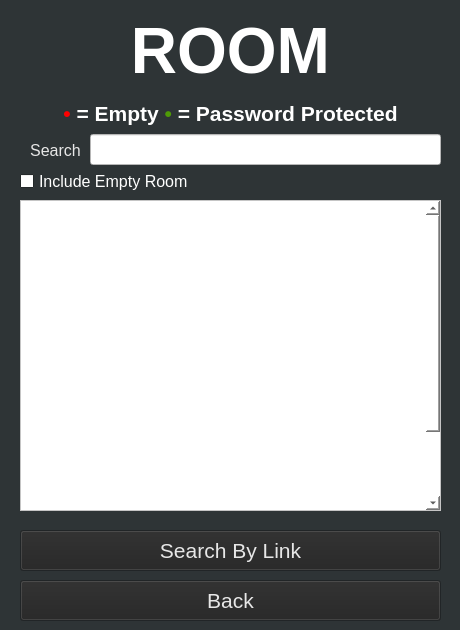
<?xml version="1.0" encoding="UTF-8"?>
<ui version="4.0">
 <class>WindowControl</class>
 <widget class="QWidget" name="WindowControl">
  <property name="geometry">
   <rect>
    <x>0</x>
    <y>0</y>
    <width>460</width>
    <height>630</height>
   </rect>
  </property>
  <property name="sizePolicy">
   <sizepolicy hsizetype="Fixed" vsizetype="Fixed">
    <horstretch>0</horstretch>
    <verstretch>0</verstretch>
   </sizepolicy>
  </property>
  <property name="minimumSize">
   <size>
    <width>460</width>
    <height>630</height>
   </size>
  </property>
  <property name="maximumSize">
   <size>
    <width>460</width>
    <height>630</height>
   </size>
  </property>
  <property name="palette">
   <palette>
    <active>
     <colorrole role="WindowText">
      <brush brushstyle="SolidPattern">
       <color alpha="255">
        <red>255</red>
        <green>255</green>
        <blue>255</blue>
       </color>
      </brush>
     </colorrole>
     <colorrole role="Button">
      <brush brushstyle="SolidPattern">
       <color alpha="255">
        <red>46</red>
        <green>52</green>
        <blue>54</blue>
       </color>
      </brush>
     </colorrole>
     <colorrole role="Light">
      <brush brushstyle="SolidPattern">
       <color alpha="255">
        <red>69</red>
        <green>78</green>
        <blue>81</blue>
       </color>
      </brush>
     </colorrole>
     <colorrole role="Midlight">
      <brush brushstyle="SolidPattern">
       <color alpha="255">
        <red>57</red>
        <green>65</green>
        <blue>67</blue>
       </color>
      </brush>
     </colorrole>
     <colorrole role="Dark">
      <brush brushstyle="SolidPattern">
       <color alpha="255">
        <red>23</red>
        <green>26</green>
        <blue>27</blue>
       </color>
      </brush>
     </colorrole>
     <colorrole role="Mid">
      <brush brushstyle="SolidPattern">
       <color alpha="255">
        <red>30</red>
        <green>34</green>
        <blue>36</blue>
       </color>
      </brush>
     </colorrole>
     <colorrole role="Text">
      <brush brushstyle="SolidPattern">
       <color alpha="255">
        <red>255</red>
        <green>255</green>
        <blue>255</blue>
       </color>
      </brush>
     </colorrole>
     <colorrole role="BrightText">
      <brush brushstyle="SolidPattern">
       <color alpha="255">
        <red>255</red>
        <green>255</green>
        <blue>255</blue>
       </color>
      </brush>
     </colorrole>
     <colorrole role="ButtonText">
      <brush brushstyle="SolidPattern">
       <color alpha="255">
        <red>255</red>
        <green>255</green>
        <blue>255</blue>
       </color>
      </brush>
     </colorrole>
     <colorrole role="Base">
      <brush brushstyle="SolidPattern">
       <color alpha="255">
        <red>0</red>
        <green>0</green>
        <blue>0</blue>
       </color>
      </brush>
     </colorrole>
     <colorrole role="Window">
      <brush brushstyle="SolidPattern">
       <color alpha="255">
        <red>46</red>
        <green>52</green>
        <blue>54</blue>
       </color>
      </brush>
     </colorrole>
     <colorrole role="Shadow">
      <brush brushstyle="SolidPattern">
       <color alpha="255">
        <red>0</red>
        <green>0</green>
        <blue>0</blue>
       </color>
      </brush>
     </colorrole>
     <colorrole role="AlternateBase">
      <brush brushstyle="SolidPattern">
       <color alpha="255">
        <red>23</red>
        <green>26</green>
        <blue>27</blue>
       </color>
      </brush>
     </colorrole>
     <colorrole role="ToolTipBase">
      <brush brushstyle="SolidPattern">
       <color alpha="255">
        <red>255</red>
        <green>255</green>
        <blue>220</blue>
       </color>
      </brush>
     </colorrole>
     <colorrole role="ToolTipText">
      <brush brushstyle="SolidPattern">
       <color alpha="255">
        <red>0</red>
        <green>0</green>
        <blue>0</blue>
       </color>
      </brush>
     </colorrole>
    </active>
    <inactive>
     <colorrole role="WindowText">
      <brush brushstyle="SolidPattern">
       <color alpha="255">
        <red>255</red>
        <green>255</green>
        <blue>255</blue>
       </color>
      </brush>
     </colorrole>
     <colorrole role="Button">
      <brush brushstyle="SolidPattern">
       <color alpha="255">
        <red>46</red>
        <green>52</green>
        <blue>54</blue>
       </color>
      </brush>
     </colorrole>
     <colorrole role="Light">
      <brush brushstyle="SolidPattern">
       <color alpha="255">
        <red>69</red>
        <green>78</green>
        <blue>81</blue>
       </color>
      </brush>
     </colorrole>
     <colorrole role="Midlight">
      <brush brushstyle="SolidPattern">
       <color alpha="255">
        <red>57</red>
        <green>65</green>
        <blue>67</blue>
       </color>
      </brush>
     </colorrole>
     <colorrole role="Dark">
      <brush brushstyle="SolidPattern">
       <color alpha="255">
        <red>23</red>
        <green>26</green>
        <blue>27</blue>
       </color>
      </brush>
     </colorrole>
     <colorrole role="Mid">
      <brush brushstyle="SolidPattern">
       <color alpha="255">
        <red>30</red>
        <green>34</green>
        <blue>36</blue>
       </color>
      </brush>
     </colorrole>
     <colorrole role="Text">
      <brush brushstyle="SolidPattern">
       <color alpha="255">
        <red>255</red>
        <green>255</green>
        <blue>255</blue>
       </color>
      </brush>
     </colorrole>
     <colorrole role="BrightText">
      <brush brushstyle="SolidPattern">
       <color alpha="255">
        <red>255</red>
        <green>255</green>
        <blue>255</blue>
       </color>
      </brush>
     </colorrole>
     <colorrole role="ButtonText">
      <brush brushstyle="SolidPattern">
       <color alpha="255">
        <red>255</red>
        <green>255</green>
        <blue>255</blue>
       </color>
      </brush>
     </colorrole>
     <colorrole role="Base">
      <brush brushstyle="SolidPattern">
       <color alpha="255">
        <red>0</red>
        <green>0</green>
        <blue>0</blue>
       </color>
      </brush>
     </colorrole>
     <colorrole role="Window">
      <brush brushstyle="SolidPattern">
       <color alpha="255">
        <red>46</red>
        <green>52</green>
        <blue>54</blue>
       </color>
      </brush>
     </colorrole>
     <colorrole role="Shadow">
      <brush brushstyle="SolidPattern">
       <color alpha="255">
        <red>0</red>
        <green>0</green>
        <blue>0</blue>
       </color>
      </brush>
     </colorrole>
     <colorrole role="AlternateBase">
      <brush brushstyle="SolidPattern">
       <color alpha="255">
        <red>23</red>
        <green>26</green>
        <blue>27</blue>
       </color>
      </brush>
     </colorrole>
     <colorrole role="ToolTipBase">
      <brush brushstyle="SolidPattern">
       <color alpha="255">
        <red>255</red>
        <green>255</green>
        <blue>220</blue>
       </color>
      </brush>
     </colorrole>
     <colorrole role="ToolTipText">
      <brush brushstyle="SolidPattern">
       <color alpha="255">
        <red>0</red>
        <green>0</green>
        <blue>0</blue>
       </color>
      </brush>
     </colorrole>
    </inactive>
    <disabled>
     <colorrole role="WindowText">
      <brush brushstyle="SolidPattern">
       <color alpha="255">
        <red>23</red>
        <green>26</green>
        <blue>27</blue>
       </color>
      </brush>
     </colorrole>
     <colorrole role="Button">
      <brush brushstyle="SolidPattern">
       <color alpha="255">
        <red>46</red>
        <green>52</green>
        <blue>54</blue>
       </color>
      </brush>
     </colorrole>
     <colorrole role="Light">
      <brush brushstyle="SolidPattern">
       <color alpha="255">
        <red>69</red>
        <green>78</green>
        <blue>81</blue>
       </color>
      </brush>
     </colorrole>
     <colorrole role="Midlight">
      <brush brushstyle="SolidPattern">
       <color alpha="255">
        <red>57</red>
        <green>65</green>
        <blue>67</blue>
       </color>
      </brush>
     </colorrole>
     <colorrole role="Dark">
      <brush brushstyle="SolidPattern">
       <color alpha="255">
        <red>23</red>
        <green>26</green>
        <blue>27</blue>
       </color>
      </brush>
     </colorrole>
     <colorrole role="Mid">
      <brush brushstyle="SolidPattern">
       <color alpha="255">
        <red>30</red>
        <green>34</green>
        <blue>36</blue>
       </color>
      </brush>
     </colorrole>
     <colorrole role="Text">
      <brush brushstyle="SolidPattern">
       <color alpha="255">
        <red>23</red>
        <green>26</green>
        <blue>27</blue>
       </color>
      </brush>
     </colorrole>
     <colorrole role="BrightText">
      <brush brushstyle="SolidPattern">
       <color alpha="255">
        <red>255</red>
        <green>255</green>
        <blue>255</blue>
       </color>
      </brush>
     </colorrole>
     <colorrole role="ButtonText">
      <brush brushstyle="SolidPattern">
       <color alpha="255">
        <red>23</red>
        <green>26</green>
        <blue>27</blue>
       </color>
      </brush>
     </colorrole>
     <colorrole role="Base">
      <brush brushstyle="SolidPattern">
       <color alpha="255">
        <red>46</red>
        <green>52</green>
        <blue>54</blue>
       </color>
      </brush>
     </colorrole>
     <colorrole role="Window">
      <brush brushstyle="SolidPattern">
       <color alpha="255">
        <red>46</red>
        <green>52</green>
        <blue>54</blue>
       </color>
      </brush>
     </colorrole>
     <colorrole role="Shadow">
      <brush brushstyle="SolidPattern">
       <color alpha="255">
        <red>0</red>
        <green>0</green>
        <blue>0</blue>
       </color>
      </brush>
     </colorrole>
     <colorrole role="AlternateBase">
      <brush brushstyle="SolidPattern">
       <color alpha="255">
        <red>46</red>
        <green>52</green>
        <blue>54</blue>
       </color>
      </brush>
     </colorrole>
     <colorrole role="ToolTipBase">
      <brush brushstyle="SolidPattern">
       <color alpha="255">
        <red>255</red>
        <green>255</green>
        <blue>220</blue>
       </color>
      </brush>
     </colorrole>
     <colorrole role="ToolTipText">
      <brush brushstyle="SolidPattern">
       <color alpha="255">
        <red>0</red>
        <green>0</green>
        <blue>0</blue>
       </color>
      </brush>
     </colorrole>
    </disabled>
   </palette>
  </property>
  <property name="windowTitle">
   <string>Form</string>
  </property>
  <widget class="QScrollArea" name="RMscrollArea">
   <property name="geometry">
    <rect>
     <x>20</x>
     <y>200</y>
     <width>421</width>
     <height>311</height>
    </rect>
   </property>
   <property name="autoFillBackground">
    <bool>false</bool>
   </property>
   <property name="styleSheet">
    <string notr="true">background-color: rgb(255, 255, 255);</string>
   </property>
   <property name="verticalScrollBarPolicy">
    <enum>Qt::ScrollBarAsNeeded</enum>
   </property>
   <property name="horizontalScrollBarPolicy">
    <enum>Qt::ScrollBarAlwaysOff</enum>
   </property>
   <property name="sizeAdjustPolicy">
    <enum>QAbstractScrollArea::AdjustToContents</enum>
   </property>
   <property name="widgetResizable">
    <bool>true</bool>
   </property>
   <widget class="QWidget" name="scrollAreaWidgetContents">
    <property name="geometry">
     <rect>
      <x>0</x>
      <y>0</y>
      <width>405</width>
      <height>400</height>
     </rect>
    </property>
    <property name="sizePolicy">
     <sizepolicy hsizetype="Preferred" vsizetype="Minimum">
      <horstretch>0</horstretch>
      <verstretch>0</verstretch>
     </sizepolicy>
    </property>
    <property name="minimumSize">
     <size>
      <width>0</width>
      <height>400</height>
     </size>
    </property>
    <widget class="QLabel" name="RMListDisplay">
     <property name="geometry">
      <rect>
       <x>5</x>
       <y>0</y>
       <width>411</width>
       <height>141</height>
      </rect>
     </property>
     <property name="sizePolicy">
      <sizepolicy hsizetype="Fixed" vsizetype="Minimum">
       <horstretch>0</horstretch>
       <verstretch>0</verstretch>
      </sizepolicy>
     </property>
     <property name="font">
      <font>
       <pointsize>18</pointsize>
      </font>
     </property>
     <property name="styleSheet">
      <string notr="true"/>
     </property>
     <property name="text">
      <string/>
     </property>
     <property name="textFormat">
      <enum>Qt::RichText</enum>
     </property>
     <property name="alignment">
      <set>Qt::AlignLeading|Qt::AlignLeft|Qt::AlignTop</set>
     </property>
     <property name="wordWrap">
      <bool>true</bool>
     </property>
    </widget>
   </widget>
  </widget>
  <widget class="QLineEdit" name="RMlineEdit">
   <property name="geometry">
    <rect>
     <x>90</x>
     <y>134</y>
     <width>351</width>
     <height>31</height>
    </rect>
   </property>
   <property name="palette">
    <palette>
     <active>
      <colorrole role="WindowText">
       <brush brushstyle="SolidPattern">
        <color alpha="255">
         <red>0</red>
         <green>0</green>
         <blue>0</blue>
        </color>
       </brush>
      </colorrole>
      <colorrole role="Button">
       <brush brushstyle="SolidPattern">
        <color alpha="255">
         <red>255</red>
         <green>255</green>
         <blue>255</blue>
        </color>
       </brush>
      </colorrole>
      <colorrole role="Light">
       <brush brushstyle="SolidPattern">
        <color alpha="255">
         <red>255</red>
         <green>255</green>
         <blue>255</blue>
        </color>
       </brush>
      </colorrole>
      <colorrole role="Midlight">
       <brush brushstyle="SolidPattern">
        <color alpha="255">
         <red>255</red>
         <green>255</green>
         <blue>255</blue>
        </color>
       </brush>
      </colorrole>
      <colorrole role="Dark">
       <brush brushstyle="SolidPattern">
        <color alpha="255">
         <red>127</red>
         <green>127</green>
         <blue>127</blue>
        </color>
       </brush>
      </colorrole>
      <colorrole role="Mid">
       <brush brushstyle="SolidPattern">
        <color alpha="255">
         <red>170</red>
         <green>170</green>
         <blue>170</blue>
        </color>
       </brush>
      </colorrole>
      <colorrole role="Text">
       <brush brushstyle="SolidPattern">
        <color alpha="255">
         <red>0</red>
         <green>0</green>
         <blue>0</blue>
        </color>
       </brush>
      </colorrole>
      <colorrole role="BrightText">
       <brush brushstyle="SolidPattern">
        <color alpha="255">
         <red>255</red>
         <green>255</green>
         <blue>255</blue>
        </color>
       </brush>
      </colorrole>
      <colorrole role="ButtonText">
       <brush brushstyle="SolidPattern">
        <color alpha="255">
         <red>0</red>
         <green>0</green>
         <blue>0</blue>
        </color>
       </brush>
      </colorrole>
      <colorrole role="Base">
       <brush brushstyle="SolidPattern">
        <color alpha="255">
         <red>255</red>
         <green>255</green>
         <blue>255</blue>
        </color>
       </brush>
      </colorrole>
      <colorrole role="Window">
       <brush brushstyle="SolidPattern">
        <color alpha="255">
         <red>255</red>
         <green>255</green>
         <blue>255</blue>
        </color>
       </brush>
      </colorrole>
      <colorrole role="Shadow">
       <brush brushstyle="SolidPattern">
        <color alpha="255">
         <red>0</red>
         <green>0</green>
         <blue>0</blue>
        </color>
       </brush>
      </colorrole>
      <colorrole role="AlternateBase">
       <brush brushstyle="SolidPattern">
        <color alpha="255">
         <red>255</red>
         <green>255</green>
         <blue>255</blue>
        </color>
       </brush>
      </colorrole>
      <colorrole role="ToolTipBase">
       <brush brushstyle="SolidPattern">
        <color alpha="255">
         <red>255</red>
         <green>255</green>
         <blue>220</blue>
        </color>
       </brush>
      </colorrole>
      <colorrole role="ToolTipText">
       <brush brushstyle="SolidPattern">
        <color alpha="255">
         <red>0</red>
         <green>0</green>
         <blue>0</blue>
        </color>
       </brush>
      </colorrole>
     </active>
     <inactive>
      <colorrole role="WindowText">
       <brush brushstyle="SolidPattern">
        <color alpha="255">
         <red>0</red>
         <green>0</green>
         <blue>0</blue>
        </color>
       </brush>
      </colorrole>
      <colorrole role="Button">
       <brush brushstyle="SolidPattern">
        <color alpha="255">
         <red>255</red>
         <green>255</green>
         <blue>255</blue>
        </color>
       </brush>
      </colorrole>
      <colorrole role="Light">
       <brush brushstyle="SolidPattern">
        <color alpha="255">
         <red>255</red>
         <green>255</green>
         <blue>255</blue>
        </color>
       </brush>
      </colorrole>
      <colorrole role="Midlight">
       <brush brushstyle="SolidPattern">
        <color alpha="255">
         <red>255</red>
         <green>255</green>
         <blue>255</blue>
        </color>
       </brush>
      </colorrole>
      <colorrole role="Dark">
       <brush brushstyle="SolidPattern">
        <color alpha="255">
         <red>127</red>
         <green>127</green>
         <blue>127</blue>
        </color>
       </brush>
      </colorrole>
      <colorrole role="Mid">
       <brush brushstyle="SolidPattern">
        <color alpha="255">
         <red>170</red>
         <green>170</green>
         <blue>170</blue>
        </color>
       </brush>
      </colorrole>
      <colorrole role="Text">
       <brush brushstyle="SolidPattern">
        <color alpha="255">
         <red>0</red>
         <green>0</green>
         <blue>0</blue>
        </color>
       </brush>
      </colorrole>
      <colorrole role="BrightText">
       <brush brushstyle="SolidPattern">
        <color alpha="255">
         <red>255</red>
         <green>255</green>
         <blue>255</blue>
        </color>
       </brush>
      </colorrole>
      <colorrole role="ButtonText">
       <brush brushstyle="SolidPattern">
        <color alpha="255">
         <red>0</red>
         <green>0</green>
         <blue>0</blue>
        </color>
       </brush>
      </colorrole>
      <colorrole role="Base">
       <brush brushstyle="SolidPattern">
        <color alpha="255">
         <red>255</red>
         <green>255</green>
         <blue>255</blue>
        </color>
       </brush>
      </colorrole>
      <colorrole role="Window">
       <brush brushstyle="SolidPattern">
        <color alpha="255">
         <red>255</red>
         <green>255</green>
         <blue>255</blue>
        </color>
       </brush>
      </colorrole>
      <colorrole role="Shadow">
       <brush brushstyle="SolidPattern">
        <color alpha="255">
         <red>0</red>
         <green>0</green>
         <blue>0</blue>
        </color>
       </brush>
      </colorrole>
      <colorrole role="AlternateBase">
       <brush brushstyle="SolidPattern">
        <color alpha="255">
         <red>255</red>
         <green>255</green>
         <blue>255</blue>
        </color>
       </brush>
      </colorrole>
      <colorrole role="ToolTipBase">
       <brush brushstyle="SolidPattern">
        <color alpha="255">
         <red>255</red>
         <green>255</green>
         <blue>220</blue>
        </color>
       </brush>
      </colorrole>
      <colorrole role="ToolTipText">
       <brush brushstyle="SolidPattern">
        <color alpha="255">
         <red>0</red>
         <green>0</green>
         <blue>0</blue>
        </color>
       </brush>
      </colorrole>
     </inactive>
     <disabled>
      <colorrole role="WindowText">
       <brush brushstyle="SolidPattern">
        <color alpha="255">
         <red>127</red>
         <green>127</green>
         <blue>127</blue>
        </color>
       </brush>
      </colorrole>
      <colorrole role="Button">
       <brush brushstyle="SolidPattern">
        <color alpha="255">
         <red>255</red>
         <green>255</green>
         <blue>255</blue>
        </color>
       </brush>
      </colorrole>
      <colorrole role="Light">
       <brush brushstyle="SolidPattern">
        <color alpha="255">
         <red>255</red>
         <green>255</green>
         <blue>255</blue>
        </color>
       </brush>
      </colorrole>
      <colorrole role="Midlight">
       <brush brushstyle="SolidPattern">
        <color alpha="255">
         <red>255</red>
         <green>255</green>
         <blue>255</blue>
        </color>
       </brush>
      </colorrole>
      <colorrole role="Dark">
       <brush brushstyle="SolidPattern">
        <color alpha="255">
         <red>127</red>
         <green>127</green>
         <blue>127</blue>
        </color>
       </brush>
      </colorrole>
      <colorrole role="Mid">
       <brush brushstyle="SolidPattern">
        <color alpha="255">
         <red>170</red>
         <green>170</green>
         <blue>170</blue>
        </color>
       </brush>
      </colorrole>
      <colorrole role="Text">
       <brush brushstyle="SolidPattern">
        <color alpha="255">
         <red>127</red>
         <green>127</green>
         <blue>127</blue>
        </color>
       </brush>
      </colorrole>
      <colorrole role="BrightText">
       <brush brushstyle="SolidPattern">
        <color alpha="255">
         <red>255</red>
         <green>255</green>
         <blue>255</blue>
        </color>
       </brush>
      </colorrole>
      <colorrole role="ButtonText">
       <brush brushstyle="SolidPattern">
        <color alpha="255">
         <red>127</red>
         <green>127</green>
         <blue>127</blue>
        </color>
       </brush>
      </colorrole>
      <colorrole role="Base">
       <brush brushstyle="SolidPattern">
        <color alpha="255">
         <red>255</red>
         <green>255</green>
         <blue>255</blue>
        </color>
       </brush>
      </colorrole>
      <colorrole role="Window">
       <brush brushstyle="SolidPattern">
        <color alpha="255">
         <red>255</red>
         <green>255</green>
         <blue>255</blue>
        </color>
       </brush>
      </colorrole>
      <colorrole role="Shadow">
       <brush brushstyle="SolidPattern">
        <color alpha="255">
         <red>0</red>
         <green>0</green>
         <blue>0</blue>
        </color>
       </brush>
      </colorrole>
      <colorrole role="AlternateBase">
       <brush brushstyle="SolidPattern">
        <color alpha="255">
         <red>255</red>
         <green>255</green>
         <blue>255</blue>
        </color>
       </brush>
      </colorrole>
      <colorrole role="ToolTipBase">
       <brush brushstyle="SolidPattern">
        <color alpha="255">
         <red>255</red>
         <green>255</green>
         <blue>220</blue>
        </color>
       </brush>
      </colorrole>
      <colorrole role="ToolTipText">
       <brush brushstyle="SolidPattern">
        <color alpha="255">
         <red>0</red>
         <green>0</green>
         <blue>0</blue>
        </color>
       </brush>
      </colorrole>
     </disabled>
    </palette>
   </property>
   <property name="text">
    <string/>
   </property>
  </widget>
  <widget class="QCheckBox" name="RMcheckBox">
   <property name="geometry">
    <rect>
     <x>20</x>
     <y>170</y>
     <width>421</width>
     <height>23</height>
    </rect>
   </property>
   <property name="palette">
    <palette>
     <active>
      <colorrole role="WindowText">
       <brush brushstyle="SolidPattern">
        <color alpha="255">
         <red>255</red>
         <green>255</green>
         <blue>255</blue>
        </color>
       </brush>
      </colorrole>
      <colorrole role="Button">
       <brush brushstyle="SolidPattern">
        <color alpha="255">
         <red>46</red>
         <green>52</green>
         <blue>54</blue>
        </color>
       </brush>
      </colorrole>
      <colorrole role="Light">
       <brush brushstyle="SolidPattern">
        <color alpha="255">
         <red>69</red>
         <green>78</green>
         <blue>81</blue>
        </color>
       </brush>
      </colorrole>
      <colorrole role="Midlight">
       <brush brushstyle="SolidPattern">
        <color alpha="255">
         <red>57</red>
         <green>65</green>
         <blue>67</blue>
        </color>
       </brush>
      </colorrole>
      <colorrole role="Dark">
       <brush brushstyle="SolidPattern">
        <color alpha="255">
         <red>23</red>
         <green>26</green>
         <blue>27</blue>
        </color>
       </brush>
      </colorrole>
      <colorrole role="Mid">
       <brush brushstyle="SolidPattern">
        <color alpha="255">
         <red>30</red>
         <green>34</green>
         <blue>36</blue>
        </color>
       </brush>
      </colorrole>
      <colorrole role="Text">
       <brush brushstyle="SolidPattern">
        <color alpha="255">
         <red>0</red>
         <green>0</green>
         <blue>0</blue>
        </color>
       </brush>
      </colorrole>
      <colorrole role="BrightText">
       <brush brushstyle="SolidPattern">
        <color alpha="255">
         <red>255</red>
         <green>255</green>
         <blue>255</blue>
        </color>
       </brush>
      </colorrole>
      <colorrole role="ButtonText">
       <brush brushstyle="SolidPattern">
        <color alpha="255">
         <red>255</red>
         <green>255</green>
         <blue>255</blue>
        </color>
       </brush>
      </colorrole>
      <colorrole role="Base">
       <brush brushstyle="SolidPattern">
        <color alpha="255">
         <red>255</red>
         <green>255</green>
         <blue>255</blue>
        </color>
       </brush>
      </colorrole>
      <colorrole role="Window">
       <brush brushstyle="SolidPattern">
        <color alpha="255">
         <red>46</red>
         <green>52</green>
         <blue>54</blue>
        </color>
       </brush>
      </colorrole>
      <colorrole role="Shadow">
       <brush brushstyle="SolidPattern">
        <color alpha="255">
         <red>0</red>
         <green>0</green>
         <blue>0</blue>
        </color>
       </brush>
      </colorrole>
      <colorrole role="AlternateBase">
       <brush brushstyle="SolidPattern">
        <color alpha="255">
         <red>23</red>
         <green>26</green>
         <blue>27</blue>
        </color>
       </brush>
      </colorrole>
      <colorrole role="ToolTipBase">
       <brush brushstyle="SolidPattern">
        <color alpha="255">
         <red>255</red>
         <green>255</green>
         <blue>220</blue>
        </color>
       </brush>
      </colorrole>
      <colorrole role="ToolTipText">
       <brush brushstyle="SolidPattern">
        <color alpha="255">
         <red>0</red>
         <green>0</green>
         <blue>0</blue>
        </color>
       </brush>
      </colorrole>
     </active>
     <inactive>
      <colorrole role="WindowText">
       <brush brushstyle="SolidPattern">
        <color alpha="255">
         <red>255</red>
         <green>255</green>
         <blue>255</blue>
        </color>
       </brush>
      </colorrole>
      <colorrole role="Button">
       <brush brushstyle="SolidPattern">
        <color alpha="255">
         <red>46</red>
         <green>52</green>
         <blue>54</blue>
        </color>
       </brush>
      </colorrole>
      <colorrole role="Light">
       <brush brushstyle="SolidPattern">
        <color alpha="255">
         <red>69</red>
         <green>78</green>
         <blue>81</blue>
        </color>
       </brush>
      </colorrole>
      <colorrole role="Midlight">
       <brush brushstyle="SolidPattern">
        <color alpha="255">
         <red>57</red>
         <green>65</green>
         <blue>67</blue>
        </color>
       </brush>
      </colorrole>
      <colorrole role="Dark">
       <brush brushstyle="SolidPattern">
        <color alpha="255">
         <red>23</red>
         <green>26</green>
         <blue>27</blue>
        </color>
       </brush>
      </colorrole>
      <colorrole role="Mid">
       <brush brushstyle="SolidPattern">
        <color alpha="255">
         <red>30</red>
         <green>34</green>
         <blue>36</blue>
        </color>
       </brush>
      </colorrole>
      <colorrole role="Text">
       <brush brushstyle="SolidPattern">
        <color alpha="255">
         <red>0</red>
         <green>0</green>
         <blue>0</blue>
        </color>
       </brush>
      </colorrole>
      <colorrole role="BrightText">
       <brush brushstyle="SolidPattern">
        <color alpha="255">
         <red>255</red>
         <green>255</green>
         <blue>255</blue>
        </color>
       </brush>
      </colorrole>
      <colorrole role="ButtonText">
       <brush brushstyle="SolidPattern">
        <color alpha="255">
         <red>255</red>
         <green>255</green>
         <blue>255</blue>
        </color>
       </brush>
      </colorrole>
      <colorrole role="Base">
       <brush brushstyle="SolidPattern">
        <color alpha="255">
         <red>255</red>
         <green>255</green>
         <blue>255</blue>
        </color>
       </brush>
      </colorrole>
      <colorrole role="Window">
       <brush brushstyle="SolidPattern">
        <color alpha="255">
         <red>46</red>
         <green>52</green>
         <blue>54</blue>
        </color>
       </brush>
      </colorrole>
      <colorrole role="Shadow">
       <brush brushstyle="SolidPattern">
        <color alpha="255">
         <red>0</red>
         <green>0</green>
         <blue>0</blue>
        </color>
       </brush>
      </colorrole>
      <colorrole role="AlternateBase">
       <brush brushstyle="SolidPattern">
        <color alpha="255">
         <red>23</red>
         <green>26</green>
         <blue>27</blue>
        </color>
       </brush>
      </colorrole>
      <colorrole role="ToolTipBase">
       <brush brushstyle="SolidPattern">
        <color alpha="255">
         <red>255</red>
         <green>255</green>
         <blue>220</blue>
        </color>
       </brush>
      </colorrole>
      <colorrole role="ToolTipText">
       <brush brushstyle="SolidPattern">
        <color alpha="255">
         <red>0</red>
         <green>0</green>
         <blue>0</blue>
        </color>
       </brush>
      </colorrole>
     </inactive>
     <disabled>
      <colorrole role="WindowText">
       <brush brushstyle="SolidPattern">
        <color alpha="255">
         <red>23</red>
         <green>26</green>
         <blue>27</blue>
        </color>
       </brush>
      </colorrole>
      <colorrole role="Button">
       <brush brushstyle="SolidPattern">
        <color alpha="255">
         <red>46</red>
         <green>52</green>
         <blue>54</blue>
        </color>
       </brush>
      </colorrole>
      <colorrole role="Light">
       <brush brushstyle="SolidPattern">
        <color alpha="255">
         <red>69</red>
         <green>78</green>
         <blue>81</blue>
        </color>
       </brush>
      </colorrole>
      <colorrole role="Midlight">
       <brush brushstyle="SolidPattern">
        <color alpha="255">
         <red>57</red>
         <green>65</green>
         <blue>67</blue>
        </color>
       </brush>
      </colorrole>
      <colorrole role="Dark">
       <brush brushstyle="SolidPattern">
        <color alpha="255">
         <red>23</red>
         <green>26</green>
         <blue>27</blue>
        </color>
       </brush>
      </colorrole>
      <colorrole role="Mid">
       <brush brushstyle="SolidPattern">
        <color alpha="255">
         <red>30</red>
         <green>34</green>
         <blue>36</blue>
        </color>
       </brush>
      </colorrole>
      <colorrole role="Text">
       <brush brushstyle="SolidPattern">
        <color alpha="255">
         <red>23</red>
         <green>26</green>
         <blue>27</blue>
        </color>
       </brush>
      </colorrole>
      <colorrole role="BrightText">
       <brush brushstyle="SolidPattern">
        <color alpha="255">
         <red>255</red>
         <green>255</green>
         <blue>255</blue>
        </color>
       </brush>
      </colorrole>
      <colorrole role="ButtonText">
       <brush brushstyle="SolidPattern">
        <color alpha="255">
         <red>23</red>
         <green>26</green>
         <blue>27</blue>
        </color>
       </brush>
      </colorrole>
      <colorrole role="Base">
       <brush brushstyle="SolidPattern">
        <color alpha="255">
         <red>46</red>
         <green>52</green>
         <blue>54</blue>
        </color>
       </brush>
      </colorrole>
      <colorrole role="Window">
       <brush brushstyle="SolidPattern">
        <color alpha="255">
         <red>46</red>
         <green>52</green>
         <blue>54</blue>
        </color>
       </brush>
      </colorrole>
      <colorrole role="Shadow">
       <brush brushstyle="SolidPattern">
        <color alpha="255">
         <red>0</red>
         <green>0</green>
         <blue>0</blue>
        </color>
       </brush>
      </colorrole>
      <colorrole role="AlternateBase">
       <brush brushstyle="SolidPattern">
        <color alpha="255">
         <red>46</red>
         <green>52</green>
         <blue>54</blue>
        </color>
       </brush>
      </colorrole>
      <colorrole role="ToolTipBase">
       <brush brushstyle="SolidPattern">
        <color alpha="255">
         <red>255</red>
         <green>255</green>
         <blue>220</blue>
        </color>
       </brush>
      </colorrole>
      <colorrole role="ToolTipText">
       <brush brushstyle="SolidPattern">
        <color alpha="255">
         <red>0</red>
         <green>0</green>
         <blue>0</blue>
        </color>
       </brush>
      </colorrole>
     </disabled>
    </palette>
   </property>
   <property name="font">
    <font>
     <family>Ubuntu</family>
     <pointsize>12</pointsize>
     <weight>50</weight>
     <italic>false</italic>
     <bold>false</bold>
    </font>
   </property>
   <property name="text">
    <string>Include Empty Room</string>
   </property>
   <property name="checked">
    <bool>false</bool>
   </property>
  </widget>
  <widget class="QPushButton" name="RMCloseBtn">
   <property name="geometry">
    <rect>
     <x>20</x>
     <y>580</y>
     <width>421</width>
     <height>41</height>
    </rect>
   </property>
   <property name="palette">
    <palette>
     <active>
      <colorrole role="WindowText">
       <brush brushstyle="SolidPattern">
        <color alpha="255">
         <red>231</red>
         <green>231</green>
         <blue>231</blue>
        </color>
       </brush>
      </colorrole>
      <colorrole role="Button">
       <brush brushstyle="SolidPattern">
        <color alpha="255">
         <red>35</red>
         <green>35</green>
         <blue>35</blue>
        </color>
       </brush>
      </colorrole>
      <colorrole role="Dark">
       <brush brushstyle="SolidPattern">
        <color alpha="255">
         <red>255</red>
         <green>255</green>
         <blue>255</blue>
        </color>
       </brush>
      </colorrole>
      <colorrole role="Text">
       <brush brushstyle="SolidPattern">
        <color alpha="255">
         <red>231</red>
         <green>231</green>
         <blue>231</blue>
        </color>
       </brush>
      </colorrole>
      <colorrole role="ButtonText">
       <brush brushstyle="SolidPattern">
        <color alpha="255">
         <red>231</red>
         <green>231</green>
         <blue>231</blue>
        </color>
       </brush>
      </colorrole>
     </active>
     <inactive>
      <colorrole role="WindowText">
       <brush brushstyle="SolidPattern">
        <color alpha="255">
         <red>231</red>
         <green>231</green>
         <blue>231</blue>
        </color>
       </brush>
      </colorrole>
      <colorrole role="Button">
       <brush brushstyle="SolidPattern">
        <color alpha="255">
         <red>35</red>
         <green>35</green>
         <blue>35</blue>
        </color>
       </brush>
      </colorrole>
      <colorrole role="Dark">
       <brush brushstyle="SolidPattern">
        <color alpha="255">
         <red>255</red>
         <green>255</green>
         <blue>255</blue>
        </color>
       </brush>
      </colorrole>
      <colorrole role="Text">
       <brush brushstyle="SolidPattern">
        <color alpha="255">
         <red>231</red>
         <green>231</green>
         <blue>231</blue>
        </color>
       </brush>
      </colorrole>
      <colorrole role="ButtonText">
       <brush brushstyle="SolidPattern">
        <color alpha="255">
         <red>231</red>
         <green>231</green>
         <blue>231</blue>
        </color>
       </brush>
      </colorrole>
     </inactive>
     <disabled>
      <colorrole role="WindowText">
       <brush brushstyle="SolidPattern">
        <color alpha="255">
         <red>255</red>
         <green>255</green>
         <blue>255</blue>
        </color>
       </brush>
      </colorrole>
      <colorrole role="Button">
       <brush brushstyle="SolidPattern">
        <color alpha="255">
         <red>35</red>
         <green>35</green>
         <blue>35</blue>
        </color>
       </brush>
      </colorrole>
      <colorrole role="Dark">
       <brush brushstyle="SolidPattern">
        <color alpha="255">
         <red>255</red>
         <green>255</green>
         <blue>255</blue>
        </color>
       </brush>
      </colorrole>
      <colorrole role="Text">
       <brush brushstyle="SolidPattern">
        <color alpha="255">
         <red>255</red>
         <green>255</green>
         <blue>255</blue>
        </color>
       </brush>
      </colorrole>
      <colorrole role="ButtonText">
       <brush brushstyle="SolidPattern">
        <color alpha="255">
         <red>255</red>
         <green>255</green>
         <blue>255</blue>
        </color>
       </brush>
      </colorrole>
     </disabled>
    </palette>
   </property>
   <property name="font">
    <font>
     <pointsize>16</pointsize>
    </font>
   </property>
   <property name="text">
    <string>Back</string>
   </property>
  </widget>
  <widget class="QLabel" name="RMTitle">
   <property name="geometry">
    <rect>
     <x>10</x>
     <y>10</y>
     <width>441</width>
     <height>121</height>
    </rect>
   </property>
   <property name="font">
    <font>
     <pointsize>30</pointsize>
    </font>
   </property>
   <property name="text">
    <string>&lt;html&gt;&lt;head/&gt;&lt;body&gt;&lt;p&gt;&lt;span style=&quot; font-size:48pt; font-weight:600; color:#ffffff;&quot;&gt;ROOM&lt;/span&gt;&lt;/p&gt;&lt;p&gt;&lt;span style=&quot; font-size:16pt; font-weight:600; color:#ff0000;&quot;&gt;•&lt;/span&gt;&lt;span style=&quot; font-size:16pt; font-weight:600; color:#ffffff;&quot;&gt; = Empty &lt;/span&gt;&lt;span style=&quot; font-size:16pt; font-weight:600; color:#4e9a06;&quot;&gt;•&lt;/span&gt;&lt;span style=&quot; font-size:16pt; font-weight:600; color:#ffffff;&quot;&gt; = Password Protected&lt;/span&gt;&lt;/p&gt;&lt;/body&gt;&lt;/html&gt;</string>
   </property>
   <property name="textFormat">
    <enum>Qt::RichText</enum>
   </property>
   <property name="alignment">
    <set>Qt::AlignCenter</set>
   </property>
  </widget>
  <widget class="QLabel" name="RMlabel">
   <property name="geometry">
    <rect>
     <x>20</x>
     <y>140</y>
     <width>71</width>
     <height>21</height>
    </rect>
   </property>
   <property name="palette">
    <palette>
     <active>
      <colorrole role="WindowText">
       <brush brushstyle="SolidPattern">
        <color alpha="255">
         <red>231</red>
         <green>231</green>
         <blue>231</blue>
        </color>
       </brush>
      </colorrole>
      <colorrole role="Dark">
       <brush brushstyle="SolidPattern">
        <color alpha="255">
         <red>247</red>
         <green>245</green>
         <blue>243</blue>
        </color>
       </brush>
      </colorrole>
      <colorrole role="Text">
       <brush brushstyle="SolidPattern">
        <color alpha="255">
         <red>231</red>
         <green>231</green>
         <blue>231</blue>
        </color>
       </brush>
      </colorrole>
      <colorrole role="ButtonText">
       <brush brushstyle="SolidPattern">
        <color alpha="255">
         <red>231</red>
         <green>231</green>
         <blue>231</blue>
        </color>
       </brush>
      </colorrole>
     </active>
     <inactive>
      <colorrole role="WindowText">
       <brush brushstyle="SolidPattern">
        <color alpha="255">
         <red>231</red>
         <green>231</green>
         <blue>231</blue>
        </color>
       </brush>
      </colorrole>
      <colorrole role="Dark">
       <brush brushstyle="SolidPattern">
        <color alpha="255">
         <red>247</red>
         <green>245</green>
         <blue>243</blue>
        </color>
       </brush>
      </colorrole>
      <colorrole role="Text">
       <brush brushstyle="SolidPattern">
        <color alpha="255">
         <red>231</red>
         <green>231</green>
         <blue>231</blue>
        </color>
       </brush>
      </colorrole>
      <colorrole role="ButtonText">
       <brush brushstyle="SolidPattern">
        <color alpha="255">
         <red>231</red>
         <green>231</green>
         <blue>231</blue>
        </color>
       </brush>
      </colorrole>
     </inactive>
     <disabled>
      <colorrole role="WindowText">
       <brush brushstyle="SolidPattern">
        <color alpha="255">
         <red>247</red>
         <green>245</green>
         <blue>243</blue>
        </color>
       </brush>
      </colorrole>
      <colorrole role="Dark">
       <brush brushstyle="SolidPattern">
        <color alpha="255">
         <red>247</red>
         <green>245</green>
         <blue>243</blue>
        </color>
       </brush>
      </colorrole>
      <colorrole role="Text">
       <brush brushstyle="SolidPattern">
        <color alpha="255">
         <red>247</red>
         <green>245</green>
         <blue>243</blue>
        </color>
       </brush>
      </colorrole>
      <colorrole role="ButtonText">
       <brush brushstyle="SolidPattern">
        <color alpha="255">
         <red>247</red>
         <green>245</green>
         <blue>243</blue>
        </color>
       </brush>
      </colorrole>
     </disabled>
    </palette>
   </property>
   <property name="font">
    <font>
     <pointsize>12</pointsize>
    </font>
   </property>
   <property name="text">
    <string>Search</string>
   </property>
   <property name="textFormat">
    <enum>Qt::PlainText</enum>
   </property>
   <property name="alignment">
    <set>Qt::AlignCenter</set>
   </property>
  </widget>
  <widget class="QPushButton" name="RMEnterBtn">
   <property name="enabled">
    <bool>true</bool>
   </property>
   <property name="geometry">
    <rect>
     <x>20</x>
     <y>530</y>
     <width>421</width>
     <height>41</height>
    </rect>
   </property>
   <property name="palette">
    <palette>
     <active>
      <colorrole role="WindowText">
       <brush brushstyle="SolidPattern">
        <color alpha="255">
         <red>255</red>
         <green>255</green>
         <blue>255</blue>
        </color>
       </brush>
      </colorrole>
      <colorrole role="Button">
       <brush brushstyle="SolidPattern">
        <color alpha="255">
         <red>35</red>
         <green>35</green>
         <blue>35</blue>
        </color>
       </brush>
      </colorrole>
      <colorrole role="Dark">
       <brush brushstyle="SolidPattern">
        <color alpha="255">
         <red>255</red>
         <green>255</green>
         <blue>255</blue>
        </color>
       </brush>
      </colorrole>
      <colorrole role="Text">
       <brush brushstyle="SolidPattern">
        <color alpha="255">
         <red>255</red>
         <green>255</green>
         <blue>255</blue>
        </color>
       </brush>
      </colorrole>
      <colorrole role="ButtonText">
       <brush brushstyle="SolidPattern">
        <color alpha="255">
         <red>231</red>
         <green>231</green>
         <blue>231</blue>
        </color>
       </brush>
      </colorrole>
     </active>
     <inactive>
      <colorrole role="WindowText">
       <brush brushstyle="SolidPattern">
        <color alpha="255">
         <red>255</red>
         <green>255</green>
         <blue>255</blue>
        </color>
       </brush>
      </colorrole>
      <colorrole role="Button">
       <brush brushstyle="SolidPattern">
        <color alpha="255">
         <red>35</red>
         <green>35</green>
         <blue>35</blue>
        </color>
       </brush>
      </colorrole>
      <colorrole role="Dark">
       <brush brushstyle="SolidPattern">
        <color alpha="255">
         <red>255</red>
         <green>255</green>
         <blue>255</blue>
        </color>
       </brush>
      </colorrole>
      <colorrole role="Text">
       <brush brushstyle="SolidPattern">
        <color alpha="255">
         <red>255</red>
         <green>255</green>
         <blue>255</blue>
        </color>
       </brush>
      </colorrole>
      <colorrole role="ButtonText">
       <brush brushstyle="SolidPattern">
        <color alpha="255">
         <red>231</red>
         <green>231</green>
         <blue>231</blue>
        </color>
       </brush>
      </colorrole>
     </inactive>
     <disabled>
      <colorrole role="WindowText">
       <brush brushstyle="SolidPattern">
        <color alpha="255">
         <red>255</red>
         <green>255</green>
         <blue>255</blue>
        </color>
       </brush>
      </colorrole>
      <colorrole role="Button">
       <brush brushstyle="SolidPattern">
        <color alpha="255">
         <red>35</red>
         <green>35</green>
         <blue>35</blue>
        </color>
       </brush>
      </colorrole>
      <colorrole role="Dark">
       <brush brushstyle="SolidPattern">
        <color alpha="255">
         <red>255</red>
         <green>255</green>
         <blue>255</blue>
        </color>
       </brush>
      </colorrole>
      <colorrole role="Text">
       <brush brushstyle="SolidPattern">
        <color alpha="255">
         <red>255</red>
         <green>255</green>
         <blue>255</blue>
        </color>
       </brush>
      </colorrole>
      <colorrole role="ButtonText">
       <brush brushstyle="SolidPattern">
        <color alpha="255">
         <red>255</red>
         <green>255</green>
         <blue>255</blue>
        </color>
       </brush>
      </colorrole>
     </disabled>
    </palette>
   </property>
   <property name="font">
    <font>
     <pointsize>16</pointsize>
    </font>
   </property>
   <property name="text">
    <string>Search By Link</string>
   </property>
  </widget>
 </widget>
 <resources/>
 <connections/>
</ui>
